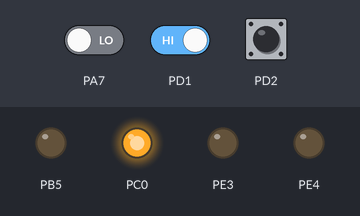
Bench run of a program on a simulated ATmega2560, built with avr-gcc and emulated at 16 MHz. On the bench: output pins drawn as LEDs (lit = HIGH). Inputs (shaded band) come from the test bench; at power-on: PA7 LOW, PD1 HIGH, PD2 HIGH. What the program prints to the serial monitor is not drawn.

Above: at 1.2 s.
1.3 s: PA7 driven HIGH and PD1 driven LOW
At 6.8 s:
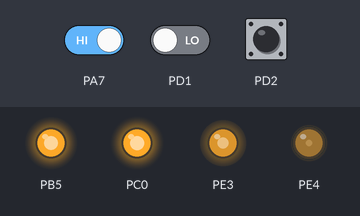
Timing chart, 0 to 8.3 s (numbered marks = the images above; inputs shaded):
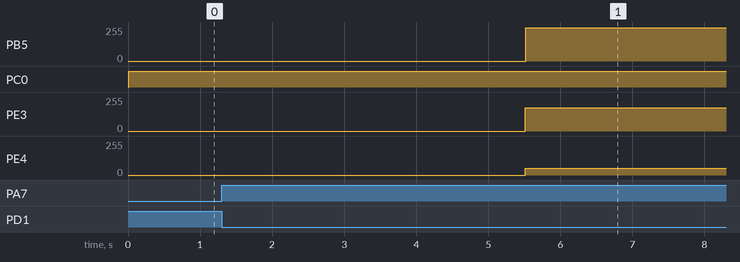

The program:

main.cpp
```cpp
/*
 * projekt_bil_software.cpp
 *
 * Created: 6/14/2024 11:33:03 AM
 * Author : ottosejrskildsantess
 */

#include <avr/io.h>
#include <avr/interrupt.h>
#define F_CPU 16000000
#include <util/delay.h>
#include "DrivingControl.h"
#include "SoundDriver.h"
#include "Motor.h"
#include "Lights.h"

#define DEBOUNCE_DELAY_MS 300
#define START_DELAY_FOR_SOUND 5500

// Start variable sættes til at være false til at starte med; skiftes til true i ISR for INT0,
// som aktiveres ved et tryk på en eksterne knap på bilen
volatile bool start = false;

DrivingControl control;
SoundDriver sound(30);
Motor motor;
Lights lights;

void handle_interrupt() {
	//// Bemærk: counter_ svarer til refleksbriksignaltæller, altså hvor mange refleksbriksignaler der er blevet talt op indtil videre

	// DrivingControl objektet tæller sin member variabel, counter_, op med én
	control.increment_counter();

	// Motor objektet sættet hastigheden, som er bestemt af DrivingControl objektet ud fra hvad counter_ er.
	// control.get_speed() returnerer en integer mellem 0 og 100, som svarer til duty cycle
	motor.set_speed(control.get_speed());

	// Motor objektet sætter retningen, som er bestemt af DrivingControl objektet ud fra hvad counter_ er.
	// control.is_forward_direction() returnerer en bool   hvis den er true, så er retningen fremad
	motor.set_forward_direction(control.is_forward_direction());

	// Sound objektet spiller en lyd, som er bestemt af DrivingControl objektet ud fra hvad counter_ er.
	// control.get_counter() returnerer en integer, som er counter af refleksbriksignaler.
	sound.play_sound(control.get_sound_index());

	// Lights objektet bestemmer tilstanden for- og baglysene, som er bestem af DrivingControl objektet ud fra hvad counter_ er.
	// control.get_lights_state() returnerer en bool   hvis den er true, så tændes for- og baglysene og omvendt for false.
	lights.set_lights(control.get_lights_state());

	// control.get_brake_state() returnerer en bool   den returnerer true, hvis hastigheden for nuværende refleksbrikcounter er lavere end hastigheden for den tidligere,
	// ELLER hvis der er lavet er retningsskift mellem sidste refleksbrikcounter og den nuværende. Ellers returnerer control.get_brake_state().
	// Hvis control.get_brake_state() returnerer true, og refleksbrikcounter er lavere end 11 (som er den sidste refleksbrik), så aktiveres bremselyset i 0.5 sekunder.
	if(control.get_brake_state() && control.get_counter() < 11) lights.activate_brake_state();

	// Vi dissabler de to ISR for refleksbrikkerne kortvarigt, for at være sikker på,
	//at der kun bliver talt op én gang per reflekspar på banen:
	EIMSK &= 0b11111001;
	_delay_ms(DEBOUNCE_DELAY_MS); // OBS; denne værdi skal findes gennem tests. Prøvede værdier: 150

	// For at være på den sikre side, så nulstiller vi interruptsflagene for INT1 & INT2, i tilfælde af, at de var blevet sat.
	// Man nulstiller dem ved at skrive 1 til de tilsvarende bit pladser i flag registret:
	if(EIFR != 0){
		EIFR |= 0b00000111;
	}

	// Vi enabler de to interrupts for INT1 og INT2 igen
	EIMSK |= 0b00000110;
}

/*

DEPRECATED   vi bruger nu SW7 på Arduinoen til at sætte bilen i gang.

// Interrupt rutine for start af bil:
ISR(INT0_vect){
	start = true;
	sound.PlaySound(1);
	lights.set_lights(control.get_lights_state());
	motor.set_speed(control.get_speed());
	if(EIFR != 0){
		EIFR |= 0b00000111;
	}
	EIMSK &= 0b11111110;
	reti();
}

*/

// Interrupt service rutine for refleksbrik 1   sættes i gang, når den modtager et signal
// Se ovenstående definition for funktionen handle_interrupt(), for hvad der sker ved interruptet
ISR(INT1_vect){
	handle_interrupt();
}

// Interrupt service rutine for refleksbrik 2   sættes i gang, når den modtager et signal
// Se ovenstående definition for funktionen handle_interrupt(), for hvad der sker ved interruptet
ISR(INT2_vect){
	handle_interrupt();
}

int main(void)
{
	// Setting the PA pin 7 to be input (is connected with SW7)
	DDRA &= 0b01111111;

	// Interrupts input
	DDRD &= 0b11111001;

	// Opsætning af ISR'er; alle sættes til at aktivere korresponderende ISR ved falling edge
	EICRA = 0b00101000;

	// Vi enabler de tre interrupts
	EIMSK |= 0b00000110;

	// Vi venter på, at der bliver trykket på SW7 knappen på arduinoen, før at bilen sætter i gang
	while (PINA & 0b10000000)
	{
		// Vi laver et lille delay, for at være helt sikre på, at der ikke er noget kontaktprel.
		_delay_ms(DEBOUNCE_DELAY_MS);
	}

	//// Start rutine, som sætter bilen i gang
	// Startlyd afspilles
	sound.play_sound(control.get_sound_index());

	_delay_ms(START_DELAY_FOR_SOUND);

	// Motorhastigheden sættes, ud fra hvad counter_ er DrivingControl objektet (ved counter_ = 0 er hastigheden 100)
	motor.set_speed(control.get_speed());

	// Lysene tændes (siden counter_ fra DrivingControl objektet på dettet tidspunkt er counter_ = 0
	lights.set_lights(control.get_lights_state());

	// Enable global interrupt flag:
	sei();

	// Her kører vi et loop, som programmet bliver i for evigt   det eneste kode der bliver afviklet, imens programmet køre i loopet,
	// er koden der er i de forskellige ISR'er
    while (1)
    {

    }
}
```

DrivingControl.cpp
```cpp
/*
 * DrivingControl.cpp
 *
 * Created: 6/14/2024 1:45:37 PM
 *  Author: ottosejrskildsantess
 */

#include "DrivingControl.h"

// Her bestemmes de forskellige hastigeheder, for det forskellige værdier for counter_ (refleksbriktællerværdier)
// Der er i alt 11 forskellige værdier, én for hver refleksbrik
const int DrivingControl::SPEED_LEVELS[] = {100, 100, 100, 60, 90, 90, 90, 90, 100, 100, 55, 0};
const int DrivingControl::MAX_COUNTER = sizeof(SPEED_LEVELS) / sizeof(SPEED_LEVELS[0]);


DrivingControl::DrivingControl():counter_(0), previous_speed_(0), previous_direction_(true) {}

int DrivingControl::get_counter(){
	return counter_;
}


// OBS: Disse værdier skal ændres indtil at bilen kører igennem uden for mange fejl; de bestemmes gennem testkørlser.
// OBS: Det kan være, at bilen bliver nødt til at få sat speed til 0, i stedet for bare at skifte retning.
int DrivingControl::get_speed() {
	if (counter_ >= 0 && counter_ < MAX_COUNTER) {
		return SPEED_LEVELS[counter_];
		} else {
		return 0;
	}
}

void DrivingControl::increment_counter(){
	counter_++;
}

bool DrivingControl::is_forward_direction() {
	return counter_ < 6 || counter_ >= 8;
}


// if-statements følger samme logik som get_speed()
bool DrivingControl::get_lights_state() { // They should be on at all times
	return counter_ < 11; //counter_ < 6 || (counter_ >= 7 && counter_ < 11);
}


bool DrivingControl::get_brake_state(){
	int current_speed = get_speed();
	bool current_direction = is_forward_direction();

	// Hvis nuværende fart end lavere end tidligere fart, skal der returneres true;
	// Derudover, hvis der er skiftet retning siden sidste refleksbrik, må bilen også skulle bremse/standse
	bool should_brake = current_speed < previous_speed_ || current_direction != previous_direction_;

	previous_speed_ = current_speed;
	previous_direction_ = current_direction;

	return should_brake;
}

int DrivingControl::get_sound_index(){
	if (counter_ == 0){
		return 1;
	} else if (counter_ > 0 && counter_ < 11){
		return 2;
	} else{
		return 3;
	}
}
```

DrivingControl.h
```cpp
/*
 * DrivingControl.h
 *
 * Created: 6/14/2024 12:53:05 PM
 *  Author: ottosejrskildsantess
 */

#pragma once

class DrivingControl{
	private:
		int previous_speed_;
		bool previous_direction_;
		static const int SPEED_LEVELS[];
		static const int MAX_COUNTER;
		int counter_;
	public:

		DrivingControl();

		// Klassemetoderne tager ikke noget input; de henter blot værdien for counter fra klasse instansen

		// Returværdi bruges til; conditial statements til main
		int get_counter();

		// Bruges til at tælle  counter op gennem ISR 1 og 2
		void increment_counter();

		// Returværdi bruges til; Motor
		int get_speed();

		// Returværdi bruges til; Motor
		bool is_forward_direction();

		// Returværdi bruges til; Light
		bool get_lights_state();

		// Returværdi bruges til; Light
		bool get_brake_state();

		// Returværdi bruges til; Sound
		int get_sound_index();

};
```

Lights.cpp
```cpp
/*
 * Lights.cpp
 *
 * Created: 6/17/2024 10:47:42 PM
 *  Author: ottosejrskildsantess
 */

#include "Lights.h"
#include <avr/io.h>
#include <avr/interrupt.h>
#define FRONT_INTENSITY 68
#define BACK_INTENSITY 20
#define BRAKE_INTENSITY 97

ISR(TIMER4_OVF_vect){
	OCR3B = (1024*BACK_INTENSITY)/100;

	// Stopping the clock
	TCCR4B = 0x00;

	// Making sure that the overflow flag is reset:
	TIFR4 = 0b00000001;

	// Clearing the timer 4 overflow interrut:
	TIMSK4 = 0x00;
}


Lights::Lights():on_(false),brake_(false){

	DDRE |= 0b00011000;

// Light intensity PWM //
	// PWM signalet bliver genereret af Timer 3:
	// Bit 7 & 6: Clearing when upcounting, setting when down counting (compare match, 10); output pin is OC3A (PE, ben 3)
	// Bit 5 & 4: Clearing when upcounting, setting when down counting (compare match, 10); output pin is OC3B (PE, ben 4)
	// Bit 1 & 0: PWM, Phase correct, 10-bit (TOP = 1024)
	TCCR3A = 0b10100011;
	// Bit 2, 1 & 0: Prescaler = 8
	TCCR3B = 0b00000010;
	// With the above settings, the frequency will be ~977.5 Hz
	// OBS: These settings have yet to be tested (17/6 2024, Otto)

	// Setting OCR initially to 0, so that the duty cycle is zero (lights off)

	// Front lights
	OCR3A =  0;

	// Back lights
	OCR3B = 0;
}

void Lights::set_lights(bool on){
	if(on){
		OCR3A = static_cast<int>((1024L * FRONT_INTENSITY) / 100);
		OCR3B = static_cast<int>((1024L * BACK_INTENSITY) / 100);
	} else {
		OCR3A = 0;
		OCR3B = 0;
	}
}


void Lights::activate_brake_state(){
		// Vi initierer en timer, der sørger for at bremselyset er tændt i 0.5 sekunder, uden at bremse resten af programmet
		// Vi bruger timer 4 til dette:

		// Sætter overflow interrupt for Timer 4
		TIMSK4 = 0b00000001;

		// Beregnet værdi for at få et delay på (næsten) 0.5 sekunder
		TCNT4 = 57724; // Old value: 57724

		// Normal mode
		TCCR4A = 0b00000000;

		// Bit 2, 1 & 0: Prescaler = 1024 - dette starter timeren
		TCCR4B = 0b00000101;

		// Setting the back light intensity to brake state:
		OCR3B = static_cast<int>((1024L * BRAKE_INTENSITY) / 100);

		// The intensity will be set back to normal in the ISR for timer 4 overflow
}
```

Lights.h
```cpp
/*
 * Lights.h
 *
 * Created: 6/17/2024 3:45:41 PM
 *  Author: ottosejrskildsantess
 */

#pragma once

class Lights{
	private:
		bool on_;
		bool brake_;
	public:
		Lights();
		void set_lights(bool on);
		void activate_brake_state();
	};
```

Motor.cpp
```cpp
/*
 * Motor.cpp
 *
 * Created: 6/17/2024 12:23:36 PM
 *  Author: ottosejrskildsantess
 */
#include "Motor.h"
#include <avr/io.h>


// Every class object starts with having its member values set to the following initial values:

// Motor klasse objektet initialiseres med en hastighed på 0 og forward_direction som true
Motor::Motor():speed_(0), forward_direction_(true) {

	// Motor PWM (pin 11); sættes som udgang
	DDRB = 0b00100000;

	// Setting PINC0 to be output, to control the motor direction (pin #37, marked on the Mega Shield 2560)
	DDRC |= 0x01;

// SPEED //
	// Motor PWM signalet bliver genereret af Timer 1:
	// Bit 7 & 6: Clearing when upcounting, setting when downcounting (compare match); output pin is OC1A (PB, ben 5
	// Bit 1 & 0: PWM, Phase correct, 10-bit (TOP = 1024)
	TCCR1A = 0b10000011;
	// Bit 2, 1 & 0: Prescaler = 64, frekvens = 122 (is subject to change   e.g. if set to 8, the frequency will be about 977 Hz)
	TCCR1B = 0b00000011;

	// When setting OCR1A to be equal TOP (2^10), then duty cycle is:
	// Duty cycle = 1 - (OCRn/TOP) = 0 (1 - 1 = 0)
	OCR1A = static_cast<int>((1024L/100L)*speed_);


// DIRECTION //
	// Setting the bit to be 1 (forward_direction = true = 0x01), meaning that the output from PC0 will be 5 V:
	PORTC |= forward_direction_;
}

// Klassemetoden/funktionen sætter hastigheden ved at skrive en værdi til OCR1A, som styrer signalet fra timer 1
void Motor::set_speed(int speed){
	speed_ = speed;
	OCR1A = static_cast<int>((1024L/100L)*speed);
}

// Klassemetoden/funktionen sætter retningen ved at sætte PIN
void Motor::set_forward_direction(bool forward_direction){
	if(forward_direction){ // LSB is being set (the output pin)
		PORTC |= 0b00000001;
	} else { // This just keep all of the other bits in PORTC the same, while the LSB is being cleared (the output pin)
		PORTC &= 0b11111110;
	}
}
```

Motor.h
```cpp
/*
 * Motor.h
 *
 * Created: 6/14/2024 3:48:41 PM
 *  Author: ottosejrskildsantess
 */

// Nice-to-haves:
// - Do gradual acceleration, and not just instantly set the speed to current speed (e.g. going directly from 50 to 100)

#pragma once
class Motor{
	private:
		int speed_;
		bool forward_direction_;
	public:
		// Should just initialize with base values (speed = 0 and forward_direction = true)
		Motor();
		void set_speed(int speed);
		void set_forward_direction(bool forward_direction);
	};
```

uart.cpp
```cpp
#include "uart.h"

void init_UART(unsigned long baud_rate, unsigned char data_bits) {
	if ((baud_rate >= 300) && (baud_rate <= 115200) && (data_bits >=5) && (data_bits <= 8)) {
		UCSR0B = 0b00011000;
		UCSR0C = (data_bits - 5) << 1;
		UBRR0 = (XTAL / (16 * baud_rate)) - 1;
	}
}

unsigned char char_ready() {
	if (UCSR0A & 0b10000000) return 1;
	else return 0;
}

char read_char() {
	while (!char_ready()) {}
	return UDR0;
}

void send_char(char character) {
	while ((UCSR0A & 0b00100000) == 0) {}
	UDR0 = character;
}

void send_string(char* string) {
	while (*string != 0) {
		send_char(*string);
		string++;
	}
}

void send_integer(int number) {
	char string[32];
	itoa(number, string, 10);
	send_string(string);
}
```

uart.h
```cpp
#pragma once
#include <avr/io.h>
#include <stdlib.h>
#include <string.h>

// Target CPU frequency
#define XTAL 16000000

void init_UART(unsigned long baud_rate, unsigned char data_bits);
unsigned char char_ready();
char read_char();
void send_char(char character);
void send_string(char* string);
void send_integer(int number);
```

SoundDriver.cpp
```cpp
#include "SoundDriver.h"

SoundDriver::SoundDriver(unsigned char init_volume) {
	init_UART(9600, 8);
	if (init_volume < 0) init_volume = 0; // Begrænser minimumsværdien af volumen til 0
	if (init_volume > 30) init_volume = 30; // Begrænser maksimalværdien af volumen til 0
	set_volume(init_volume);
}

void SoundDriver::play_sound(unsigned char sound_index) {
	send_char(0x7E);
	send_char(0x03);
	send_char(0x00);
	send_char(0x00);
	send_char(sound_index);

	// Vi beregner checksum, som bruges til at fange eventuelle fejl i koden.
	unsigned int checksum = 0xFFFF - (0x03+sound_index) + 1;
	unsigned char ck_sum1 = checksum>>8;
	unsigned char ck_sum2 = checksum & 0xFF;
	send_char(ck_sum1);
	send_char(ck_sum2);
	send_char(0xEF);
}

void SoundDriver::set_volume(unsigned char volume) {

	// Vi sørger for, at hvis volume skrider grænseværdierne, at de blive sat til valide værdier
	// (samme logik somme i klassekonstruktoren).
	if(volume > 30){
		volume = 30;
	} else if (volume < 0){
		volume = 0;
	}
	send_char(0x7E);
	send_char(0x06);
	send_char(0x00);
	send_char(0x00);
	send_char(volume);

	unsigned int checksum = 0xFFFF - (0x06+volume) + 1;
	unsigned char ck_sum1 = checksum>>8;
	unsigned char ck_sum2 = checksum & 0xFF;
	send_char(ck_sum1);
	send_char(ck_sum2);
	send_char(0xF5);
	send_char(0xEF);
}
```

SoundDriver.h
```cpp
#pragma once
#include "uart.h"

class SoundDriver {
public:
	SoundDriver (unsigned char init_volume);
	void play_sound(unsigned char sound_index);
	void set_volume(unsigned char volume);
};
```
